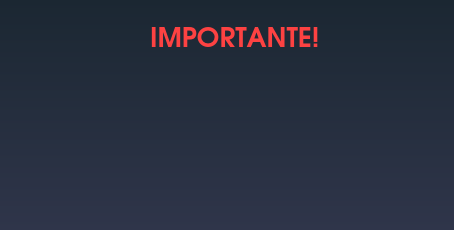
<?xml version="1.0" encoding="UTF-8"?>
<ui version="4.0">
 <class>MensajeWindow</class>
 <widget class="QDialog" name="MensajeWindow">
  <property name="geometry">
   <rect>
    <x>0</x>
    <y>0</y>
    <width>454</width>
    <height>230</height>
   </rect>
  </property>
  <property name="windowTitle">
   <string>Dialog</string>
  </property>
  <property name="styleSheet">
   <string notr="true">QWidget
{
	background-color: qlineargradient(spread:repeat, x1:1, y1:0, x2:1, y2:1, stop:0 rgba(27, 39, 50, 255),stop:1 rgba(47, 53, 74, 255));
	color: #000000;

}</string>
  </property>
  <widget class="QLabel" name="label">
   <property name="geometry">
    <rect>
     <x>150</x>
     <y>20</y>
     <width>181</width>
     <height>31</height>
    </rect>
   </property>
   <property name="font">
    <font>
     <family>URW Gothic L</family>
     <pointsize>20</pointsize>
     <weight>75</weight>
     <bold>true</bold>
    </font>
   </property>
   <property name="styleSheet">
    <string notr="true">QLabel
{
	background-color: transparent;
	color: rgb(253, 66, 66);



}</string>
   </property>
   <property name="text">
    <string>IMPORTANTE!</string>
   </property>
  </widget>
  <widget class="QLabel" name="label_2">
   <property name="geometry">
    <rect>
     <x>10</x>
     <y>50</y>
     <width>181</width>
     <height>141</height>
    </rect>
   </property>
   <property name="styleSheet">
    <string notr="true">QLabel
{
	background-color: transparent;

}</string>
   </property>
   <property name="text">
    <string/>
   </property>
   <property name="pixmap">
    <pixmap resource="hermes_imagenes.qrc">:/mensajito.png</pixmap>
   </property>
  </widget>
  <widget class="QTextEdit" name="textEdit">
   <property name="enabled">
    <bool>false</bool>
   </property>
   <property name="geometry">
    <rect>
     <x>210</x>
     <y>80</y>
     <width>211</width>
     <height>101</height>
    </rect>
   </property>
   <property name="font">
    <font>
     <family>URW Gothic L</family>
     <pointsize>12</pointsize>
     <weight>75</weight>
     <bold>true</bold>
    </font>
   </property>
   <property name="styleSheet">
    <string notr="true">QTextEdit
{
	background-color: transparent;
	
	color: rgb(238, 238, 236);

}</string>
   </property>
  </widget>
 </widget>
 <resources>
  <include location="hermes_imagenes.qrc"/>
 </resources>
 <connections/>
</ui>
